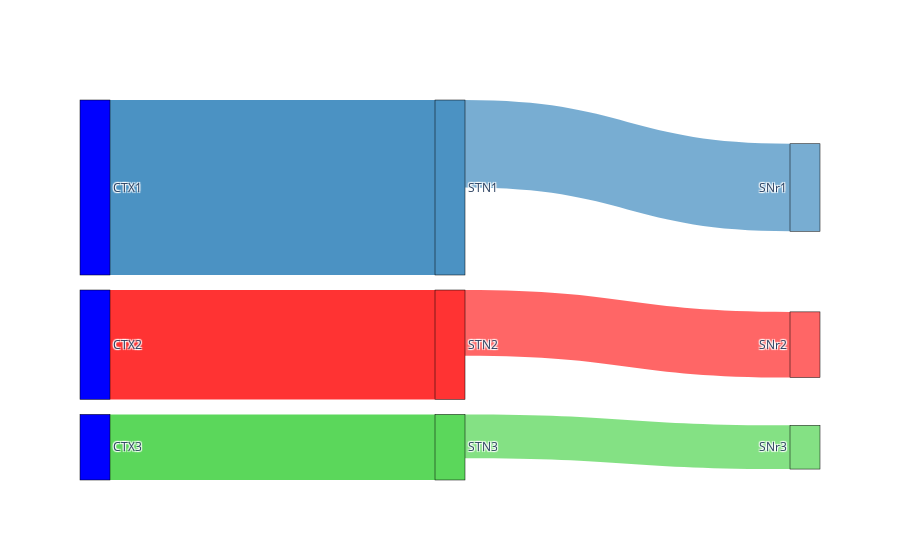

Notebook source saved alongside this figure:
### Code cell
### CTX - STN - SNr
import plotly.graph_objects as go

labels = [
    "CTX1", "CTX2", "CTX3",  
    "STN1", "STN2", "STN3",  
    "SNr1", "SNr2", "SNr3"
]

source = [
    0, 1, 2,  
    3, 4, 5
]

target = [
    3, 4, 5,  
    6, 7, 8
]

value = [
    8, 5, 3,  
    4, 3, 2
]

link_colors = [
    "rgba(31, 119, 180, 0.8)", "rgba(255, 0, 0, 0.8)", "rgba(50, 205, 50, 0.8)",  
    "rgba(31, 119, 180, 0.6)", "rgba(255, 0, 0, 0.6)", "rgba(50, 205, 50, 0.6)"
]

node_colors = [
    "blue", "blue", "blue",  
    "rgba(31, 119, 180, 0.8)", "rgba(255, 0, 0, 0.8)", "rgba(50, 205, 50, 0.8)",  
    "rgba(31, 119, 180, 0.6)", "rgba(255, 0, 0, 0.6)", "rgba(50, 205, 50, 0.6)"
]

fig = go.Figure(go.Sankey(
    node=dict(
        pad=15,
        thickness=30,
        line=dict(color="black", width=0.5),
        label=labels,
        color=node_colors
    ),
    link=dict(
        source=source,
        target=target,
        value=value,
        color=link_colors
    )
))

fig.show()

### Figure 1 — Plotly figure (JSON) as saved in the notebook; plotly's stock layout.template omitted (floating-point values rounded to 4 significant figures)
{"data": [{"link": {"color": ["rgba(31, 119, 180, 0.8)", "rgba(255, 0, 0, 0.8)", "rgba(50, 205, 50, 0.8)", "rgba(31, 119, 180, 0.6)", "rgba(255, 0, 0, 0.6)", "rgba(50, 205, 50, 0.6)"], "source": [0, 1, 2, 3, 4, 5], "target": [3, 4, 5, 6, 7, 8], "value": [8, 5, 3, 4, 3, 2]}, "node": {"color": ["blue", "blue", "blue", "rgba(31, 119, 180, 0.8)", "rgba(255, 0, 0, 0.8)", "rgba(50, 205, 50, 0.8)", "rgba(31, 119, 180, 0.6)", "rgba(255, 0, 0, 0.6)", "rgba(50, 205, 50, 0.6)"], "label": ["CTX1", "CTX2", "CTX3", "STN1", "STN2", "STN3", "SNr1", "SNr2", "SNr3"], "line": {"color": "black", "width": 0.5}, "pad": 15, "thickness": 30}, "type": "sankey"}], "layout": {}}
